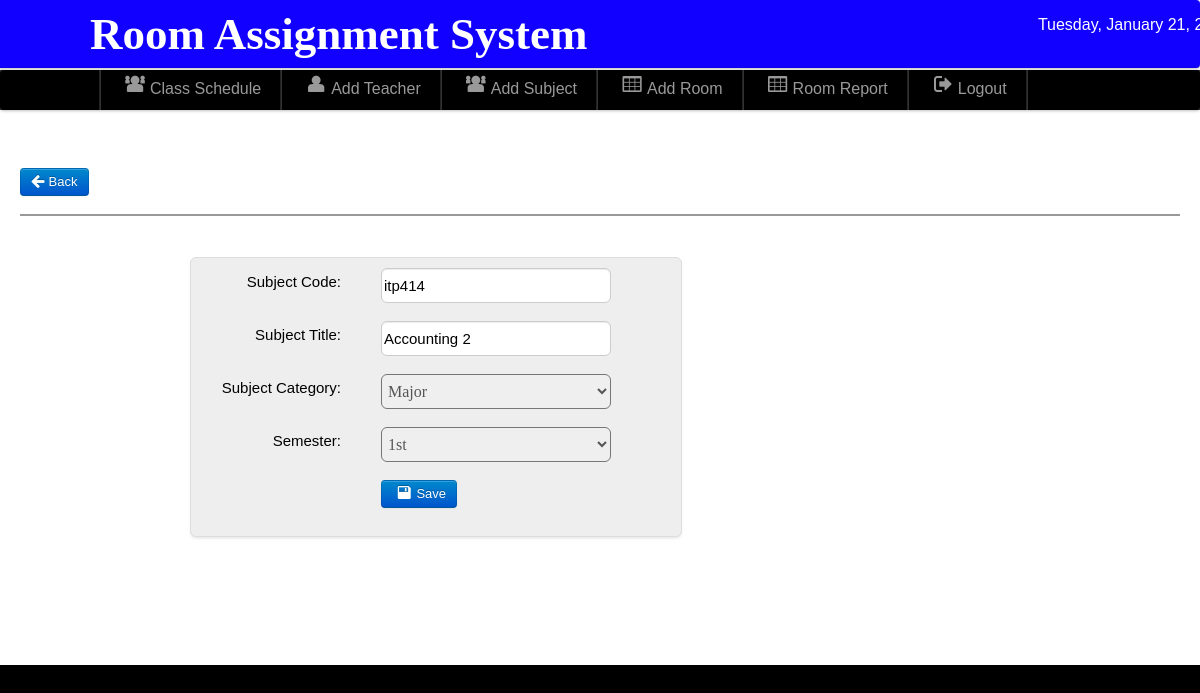
Page /admin/edit_subject.php?id=58 (signed in) on the committed database.
### tables this page shows
CREATE TABLE `subject` (
  `Subject_id` int(11) NOT NULL,
  `subject_code` varchar(100) NOT NULL,
  `subject_title` varchar(100) NOT NULL,
  `subject_category` varchar(100) NOT NULL,
  `semester` varchar(50) NOT NULL,
  `Lab_hours` varchar(50) NOT NULL,
  `lecture_hours` varchar(50) NOT NULL,
  `total` varchar(40) NOT NULL
);

### admin/edit_subject.php (the view, shortened to what this page needs)
<?php
include('./components/header.php');
include('./connection/dbcon.php');
include('./components/nav-top1.php');
include('./components/main.php');
$id_get=$_GET['id'];
?>
<div class="wrapper">
<div id="element" class="hero-body-subject-add">
<div class="nav-content">
<h2><font color="white">Edit Subject</font></h2>
	<a class="btn btn-primary"  href="subject.php"><i class=" icon-arrow-left icon-large"></i>&nbsp;Back</a>
	<hr>
	 <form id="save_voter" class="form-horizontal" method="POST" action="update_subject.php">
    <fieldset>
	<?php $result=mysqli_query($conn,"select * from subject where Subject_id='$id_get'")or die(mysqli_error());
$row=mysqli_fetch_array($result);
	?>
	<div class="add_subject">
	<ul class="thumbnails_new_voter">
    <li class="span3">
    <div class="thumbnail_new_voter">
    <div class="control-group">
    <label class="control-label" for="input01">Subject Code:</label>
    <div class="controls">
    <input type="text" id="span900" name="Subject_Code" class="Subject_Code" value="<?php echo $row['subject_code']; ?>">
    </div>
    </div>
	<div class="control-group">
    <label class="control-label" for="input01">Subject Title:</label>
    <div class="controls">
    <input type="text" id="span900" name="Subject_Title" class="Subject_Title" value="<?php echo $row['subject_title']; ?>">
    </div>
    </div>
	<div class="control-group">
    <label class="control-label" for="input01">Subject Category:</label>
    <div class="controls">
   <select name="Category" id="span900" class="Category">
	<option><?php echo $row['subject_category']; ?></option>
	</select>
    </div>
    </div>
	<div class="control-group">
    <label class="control-label" for="input01">Semester:</label>
    <div class="controls">
   <select name="Semester" class="Semester" id="span900">
	<option><?php echo $row['semester']; ?></option>
	</select>
    </div>
    </div>
	<div class="control-group">
    <div class="controls">
	<button id="save_voter" class="btn btn-primary" name="save"><i class="icon-save icon-large"></i>Save</button>
    </div>
    </div>
    </fieldset>
    </form>
</div>
	</div>
</div>
</body>

### admin/css/style.css (style rules this page uses)
* { margin:0; padding:0; }
a { color:#000000; }
.wrapper { margin-top: -43px; background-color: #ffffff; }
html, body { height: 100%; margin: 0; padding: 0; display: flex; flex-direction: column; min-height: 100%; }
.hero-body-subject-add { padding: 20px; background-color: #ffffff; color: white; border-radius: 8px; }
label { color: #000000; }

### rows in the picture
subject: Subject_Code "itp414", Subject_Title "Accounting 2", Category "Major", Semester "1st"
